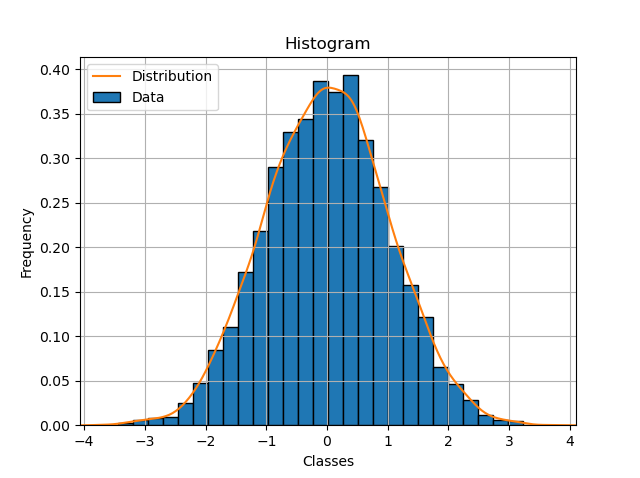

Write the Python code that produced this figure.

## import libraries ##
import matplotlib.pyplot as plt
import numpy as np
import scipy.stats as st

## randomly generate data ##
np.random.seed(35)
x = np.random.normal(size=4000)

## set up histogram ##
bins = np.linspace(0, 2, 40)
plt.hist(x, density=True, bins=30, histtype='bar', ec='black', label="Data")
mn, mx = plt.xlim()
plt.xlim(mn, mx)
kde_xs = np.linspace(mn, mx, 301)
kde = st.gaussian_kde(x)
plt.plot(kde_xs, kde.pdf(kde_xs), label="Distribution")
plt.legend(loc="upper left")
plt.ylabel('Frequency')
plt.xlabel('Classes')
plt.title("Histogram");
plt.grid()

## display histogram ##
plt.show()
